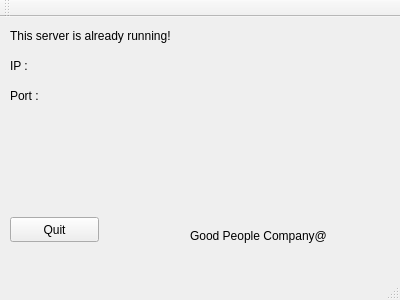
<?xml version="1.0" encoding="UTF-8"?>
<ui version="4.0">
 <class>MainWindow</class>
 <widget class="QMainWindow" name="MainWindow">
  <property name="geometry">
   <rect>
    <x>0</x>
    <y>0</y>
    <width>400</width>
    <height>300</height>
   </rect>
  </property>
  <property name="windowTitle">
   <string>MainWindow</string>
  </property>
  <widget class="QWidget" name="centralWidget">
   <widget class="QLabel" name="label">
    <property name="geometry">
     <rect>
      <x>10</x>
      <y>10</y>
      <width>221</width>
      <height>17</height>
     </rect>
    </property>
    <property name="text">
     <string>This server is already running!</string>
    </property>
   </widget>
   <widget class="QLabel" name="IP">
    <property name="geometry">
     <rect>
      <x>10</x>
      <y>40</y>
      <width>181</width>
      <height>17</height>
     </rect>
    </property>
    <property name="text">
     <string>IP :</string>
    </property>
   </widget>
   <widget class="QLabel" name="Port">
    <property name="geometry">
     <rect>
      <x>10</x>
      <y>70</y>
      <width>181</width>
      <height>17</height>
     </rect>
    </property>
    <property name="text">
     <string>Port :</string>
    </property>
   </widget>
   <widget class="QLabel" name="label_4">
    <property name="geometry">
     <rect>
      <x>190</x>
      <y>210</y>
      <width>191</width>
      <height>17</height>
     </rect>
    </property>
    <property name="text">
     <string>Good People Company@</string>
    </property>
   </widget>
   <widget class="QPushButton" name="pushButton">
    <property name="geometry">
     <rect>
      <x>10</x>
      <y>200</y>
      <width>89</width>
      <height>25</height>
     </rect>
    </property>
    <property name="text">
     <string>Quit</string>
    </property>
   </widget>
  </widget>
  <widget class="QMenuBar" name="menuBar">
   <property name="geometry">
    <rect>
     <x>0</x>
     <y>0</y>
     <width>400</width>
     <height>22</height>
    </rect>
   </property>
  </widget>
  <widget class="QToolBar" name="mainToolBar">
   <attribute name="toolBarArea">
    <enum>TopToolBarArea</enum>
   </attribute>
   <attribute name="toolBarBreak">
    <bool>false</bool>
   </attribute>
  </widget>
  <widget class="QStatusBar" name="statusBar"/>
 </widget>
 <layoutdefault spacing="6" margin="11"/>
 <resources/>
 <connections/>
</ui>
